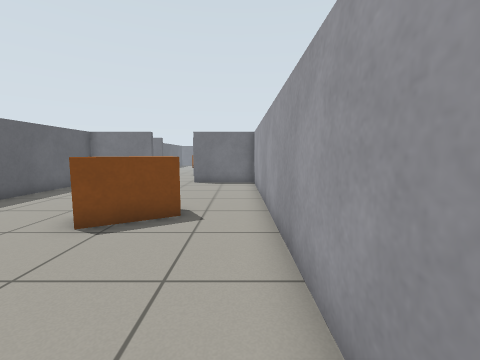
View 1 (above)

18 first-person views from a walk through a world built for the Gazebo simulator. The camera is 0.83 m above the floor, tilts 6° down and sees 90° across. The floor is counted in squares, 0.5 m on a side. Each view is taken from the middle of a square. On the plan, view 1 faces up. The plan holds only what a view shows up to about 14 squares ahead; the rest is blank. The place goes on beyond the plan.

View 2
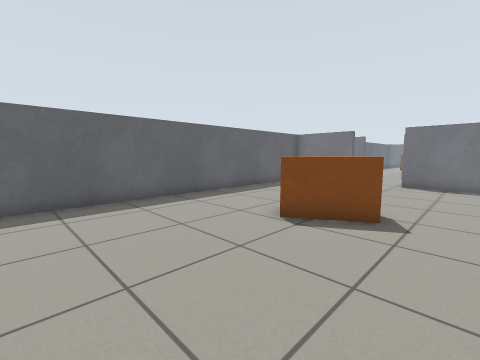

View 3
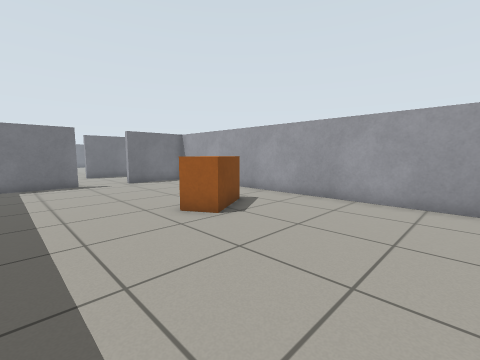

View 4
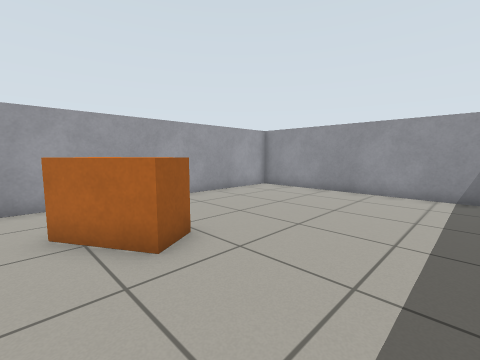

View 5
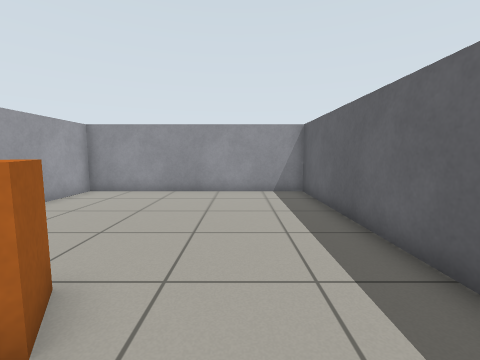

View 6
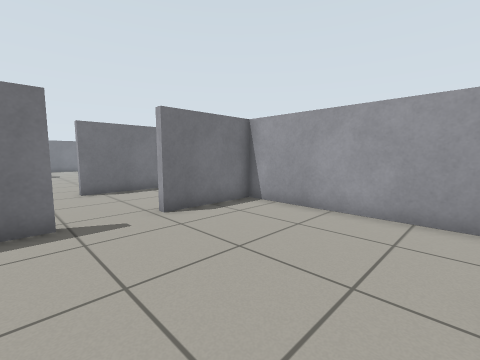

View 7
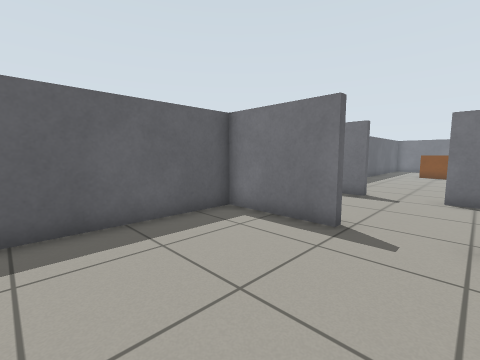

View 8
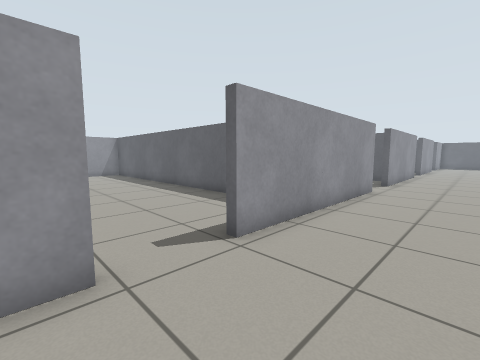

View 9
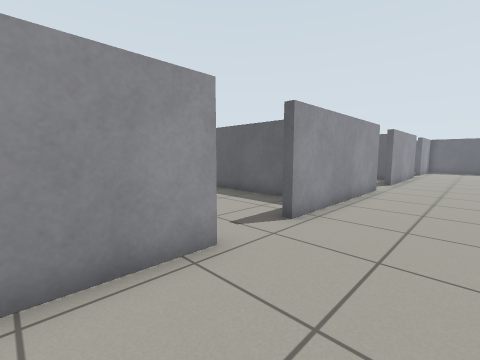

View 10
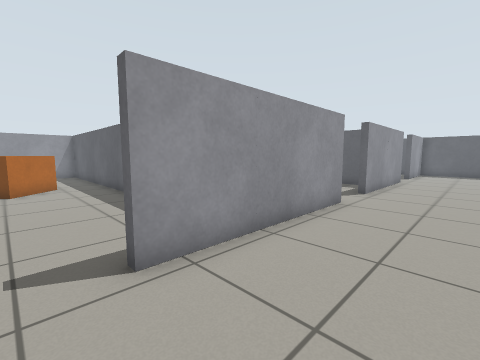

View 11
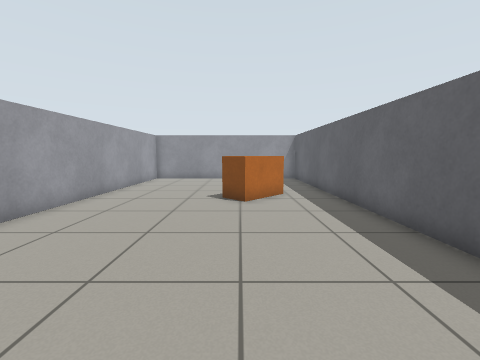

View 12
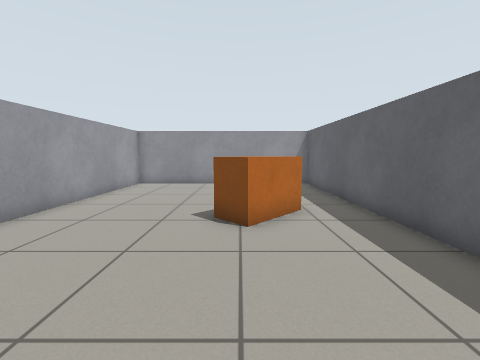

View 13
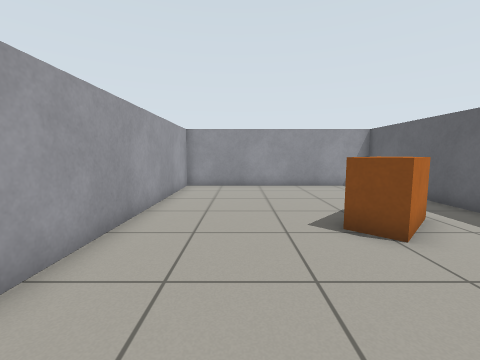

View 14
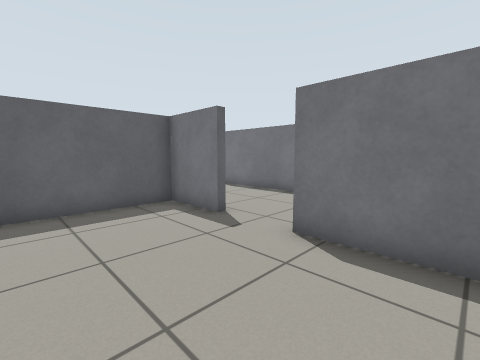

View 15
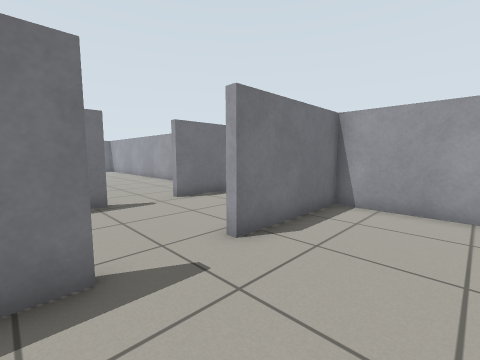

View 16
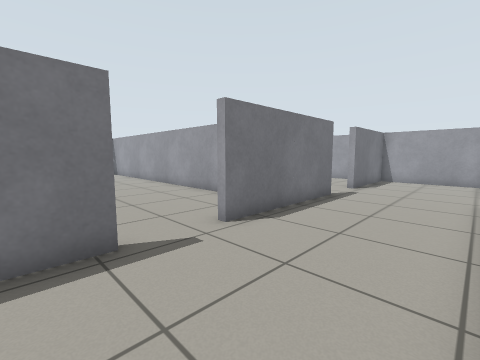

View 17
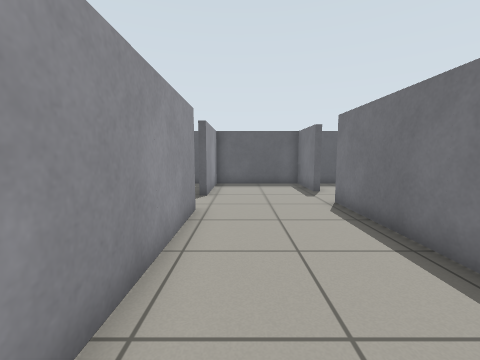

View 18
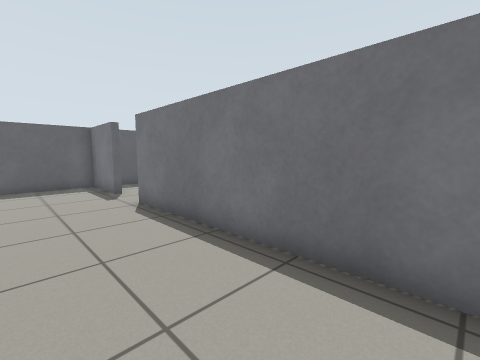

### Floor plan
Points are (right, up) in squares from view 1. A wall is a line through its corners. A room is listed if a view was taken in it or the views show most of it. See-through windows are left out.
Room 1 (views 1, 2, 3, 4, 5, 6, 7)
walls: (-5.3, 14.7) (-5.3, 14.3) (-8.8, 14.3) (-8.8, -2.9) (0.9, -2.9) (0.9, 14.3) (-2.7, 14.3) (-2.7, 14.7)
ways out: opening at (-4, 14.5) to room 2
objects: orange box (-4, 5) to (-2, 7)
Room 2 (views 8, 9, 10, 17, 18)
walls: (-23.4, 14.7) (-16.3, 14.7); (-14.6, 19.4) (-21.5, 19.4); (-13.7, 14.7) (-5.3, 14.7); (-24.9, 19.4) (-33.4, 19.4); (-6.2, 19.8) (-6.2, 19.4) (-12.1, 19.4) (-12.1, 19.8); (-32.2, 14.7) (-25.9, 14.7); (-2.7, 14.7) (-1.9, 14.7); (-35.8, 19.8) (-35.8, 19.4) (-38.8, 19.4) (-38.8, 14.7) (-34.6, 14.7); (-0.4, 19.4) (-3.7, 19.4) (-3.7, 19.8); (0.9, 14.9) (0.9, 18.2)
ways out: opening at (-4, 14.5) to room 1; opening at (-15, 14.5) to room 3; opening at (-34.5, 19.5); opening at (-33.5, 14.5); opening at (-24.5, 14.5); opening at (-13.5, 19.5); opening at (-5, 19.5)
Room 3 (views 11, 12, 13, 14, 15, 16)
walls: (-9.2, 10.9) (-9.2, 14.3) (-13.7, 14.3) (-13.7, 14.7); (-16.3, 14.7) (-16.3, 14.3) (-18.9, 14.3) (-18.9, -2.9) (-9.2, -2.9) (-9.2, 8.4)
ways out: opening at (-15, 14.5) to room 2
objects: orange box (-17, 4) to (-14, 5)

Positions as (right, up) in squares from view 1, and headings:
1: (0, 0), facing up
2: (0, 0), facing up-left
3: (-8, 0), facing up-right
4: (-8, 8), facing down-right
5: (-6, 8), facing down
6: (-6, 8), facing up-right
7: (-3, 9), facing up-left
8: (-2, 18), facing down-left
9: (-11, 18), facing down-left
10: (-15, 18), facing down-left
11: (-15, 14), facing down
12: (-15, 11), facing down
13: (-12, 10), facing down
14: (-11, 10), facing up-left
15: (-17, 11), facing up-right
16: (-16, 15), facing up-right
17: (-25, 16), facing left
18: (-25, 16), facing up-left
